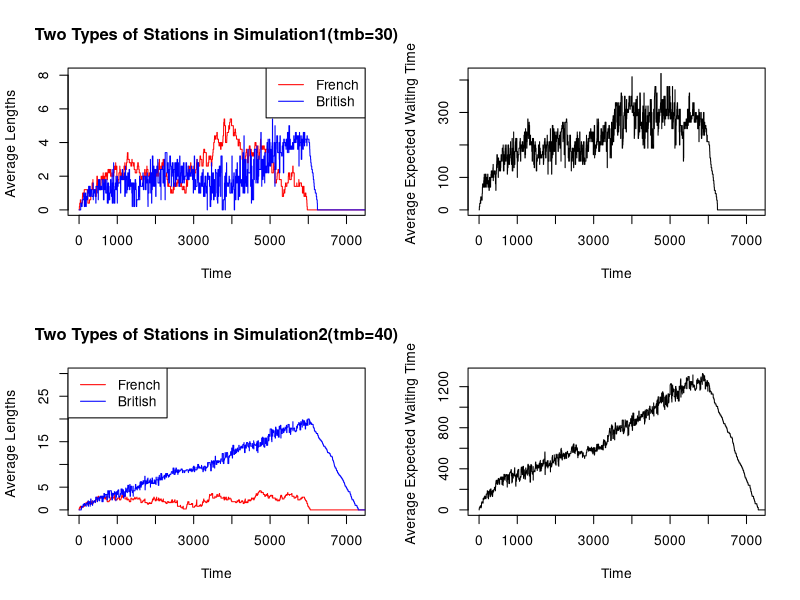

Write the R code that produced this figure. (Note: a time limit stopped this script after it produced the figure.)
start_time <- Sys.time() # 记录开始时间
total_time <- 2 * 60 * 60
closed_time <- total_time - 30 * 60

qsim <- function(mf, mb, a.rate, trb, trf, tmb, tmf, maxb) {
  # Simulate cars
  car_timetable <- sample(c(0, 1), size = total_time, replace = TRUE, prob = c(0.9, 0.1))
  car_timetable[(closed_time + 1):total_time] <- 0 # check-in closes 30 minutes before departure
  arrive_time_f <- which(car_timetable == 1)
  num_car <- length(arrive_time_f)
  
  # ———————————————————————————————————————————————————————————————————————————————
  ### French Part
  # Simulated original data for French stations
  french_time <- runif(n = num_car, min = tmf, max = tmf + trf) ## 把french time随机到每个车上
  
  # Initialization French stations
  waiting_time_f <- rep(0, num_car)
  finish_time_f <- rep(0, num_car)
  station_choice_f <- rep(0, num_car)
  queue_f <- matrix(0, nrow = num_car, ncol = mf)
  stations_record_f <- list(fs1 = NULL, fs2 = NULL, fs3 = NULL, fs4 = NULL, fs5 = NULL)
  
  # French stations
  for (i in 1:num_car) {
    time_point <- arrive_time_f[i]
    queue_index <- which.min(queue_f[i, ])[1]
    station_choice_f[i] <- queue_index
    group <- stations_record_f[[queue_index]]
    group_length <- length(group)
    if (queue_f[i, queue_index] == 0) {
      finish_time_f[i] <- time_point + french_time[i]
    } else if (queue_f[i, queue_index] == 1) {
      waiting_time_f[i] <- group[[group_length]] - time_point
      finish_time_f[i] <- time_point + waiting_time_f[i] + french_time[i]
    } else {
      processing_car <- group[group_length - queue_f[i, queue_index] + 1] - time_point
      waiting_time_f[i] <- processing_car + sum(french_time[(group_length - (queue_f[i, queue_index]) + 2):group_length])
      finish_time_f[i] <- time_point + waiting_time_f[i] + french_time[i]
    }
    stations_record_f[[queue_index]][group_length + 1] <- finish_time_f[i]
    if (i != num_car) {
      for (j in 1:mf) {
        k <- which(station_choice_f == j)
        queue_f[i + 1, j] <- length(k) - sum(finish_time_f[k] < arrive_time_f[i + 1])
      }
    }
  }
  
  # put all the french data into a data frame
  df_french <- as.data.frame(cbind(arrive_time_f, station_choice_f, queue_f, waiting_time_f, french_time, finish_time_f))
  colnames(df_french) <- c("arrive_time_f", "station_choice_f", "qf1", "qf2", "qf3", "qf4", "qf5", "waiting_time_f", "french_time", "finish_time_f")
  
  # ———————————————————————————————————————————————————————————————————————————————
  ### British Part
  # Simulated original data for British stations
  british_time <- runif(n = num_car, min = tmb, max = tmb + trb)
  
  # Initialization British stations
  arrive_time_b <- finish_time_f
  waiting_time_b <- rep(0, num_car)
  finish_time_b <- rep(0, num_car)
  station_choice_b <- rep(0, num_car)
  queue_b <- matrix(0, nrow = num_car, ncol = mf)
  stations_record_b <- list(bs1 = NULL, bs2 = NULL, bs3 = NULL, bs4 = NULL, bs5 = NULL)
  
  # British stations
  for (i in 1:num_car) {
    time_point <- arrive_time_b[i]
    queue_index <- which.min(queue_b[i, ])[1]
    station_choice_b[i] <- queue_index
    group <- stations_record_b[[queue_index]]
    group_length <- length(group)
    if (queue_b[i, queue_index] == 0) {
      finish_time_b[i] <- time_point + british_time[i]
    } else if (queue_b[i, queue_index] == 1) {
      waiting_time_b[i] <- group[[group_length]] - time_point
      finish_time_b[i] <- time_point + waiting_time_b[i] + british_time[i]
    } else {
      processing_car <- group[group_length - queue_b[i, queue_index] + 1] - time_point
      waiting_time_b[i] <- processing_car + sum(british_time[(group_length - (queue_b[i, queue_index]) + 2):group_length])
      finish_time_b[i] <- time_point + waiting_time_b[i] + british_time[i]
    }
    stations_record_b[[queue_index]][group_length + 1] <- finish_time_b[i]
    if (i != num_car) {
      for (j in 1:mb) {
        k <- which(station_choice_b == j)
        queue_b[i + 1, j] <- length(k) - sum(finish_time_b[k] < arrive_time_b[i + 1])
      }
    }
  }

  # put all the british data into a data frame
  df_british <- as.data.frame(cbind(arrive_time_b, station_choice_b, queue_b, waiting_time_b, british_time, finish_time_b))
  colnames(df_british) <- c("arrive_time_b", "station_choice_b", "qb1", "qb2", "qb3", "qb4", "qb5", "waiting_time_b", "british_time", "finish_time_b")
  
  df_french$queue_f_sum <- rowSums(df_french[, c("qf1", "qf2", "qf3", "qf4", "qf5")], na.rm = TRUE)
  df_british$queue_b_sum <- rowSums(df_british[, c("qb1", "qb2", "qb3", "qb4", "qb5")], na.rm = TRUE)
  df_french<-as.data.frame(cbind(df_french$arrive_time_f,df_french$queue_f_sum))
  
  df_british<-as.data.frame(cbind(df_british$arrive_time_b,df_british$queue_b_sum))
  colnames(df_french)<-c("arrive_time_f","queue_f_sum")
  colnames(df_british)<-c("arrive_time_b","queue_b_sum")
  
  last_number_f<-df_french$queue_f_sum[length(df_french$queue_f_sum)]+1
  df_french_new<-matrix(0,last_number_f,2)
  df_french_new[,1] <- sort(head(sort(finish_time_f, decreasing = TRUE), last_number_f),decreasing = FALSE)
  df_french_new[,2] <- seq(last_number_f-1, 0)
  colnames(df_french_new)<-c("arrive_time_f","queue_f_sum")
  df_french<-rbind(df_french,df_french_new)
  
  last_number_b<-df_british$queue_b_sum[length(df_british$queue_b_sum)]+1
  df_british_new_all<-sort(head(sort(finish_time_b, decreasing = TRUE), last_number_b),decreasing = FALSE)
  df_british_new_part<-df_british_new_all[df_british_new_all<=7200]
  df_british_new<-matrix(0,length(df_british_new_part),2)
  df_british_new[,1]<-df_british_new_part
  df_british_new[,2]<-seq(last_number_b-1, last_number_b-length(df_british_new_part))
  colnames(df_british_new)<-c("arrive_time_b","queue_b_sum")
  df_british<-rbind(df_british,df_british_new)
  
  
  df_time <- data.frame(time = 1:total_time)
  df_final <- merge(df_time, df_french, by.x = "time", by.y = "arrive_time_f", all.x = T, all.y = T)
  df_final <- merge(df_final,df_british,by.x = "time", by.y = "arrive_time_b", all.x = T, all.y = T)
  
  # 填充
  reversed_df <- df_final[nrow(df_final):1, ]
  for (col in 1:ncol(reversed_df)) {
    for (row in 2:nrow(reversed_df)) {
      if (is.na(reversed_df[row, col])) {
        reversed_df[row, col] <- reversed_df[row - 1, col]
      }
    }
  }
  reversed_df$queue_f_sum[is.na(reversed_df$queue_f_sum)] <- reversed_df$queue_f_sum[!is.na(reversed_df$queue_f_sum)][1]
  reversed_df$queue_b_sum[is.na(reversed_df$queue_b_sum)] <- reversed_df$queue_b_sum[!is.na(reversed_df$queue_b_sum)][1]
  df_final <- reversed_df[nrow(reversed_df):1, ]
  
  for (i in 1:length(df_final$time)) {
    if (df_final$queue_b_sum[i] > 100) {
      df_final$queue_f_sum[i]<-df_final$queue_f_sum[i]+(df_final$queue_b_sum[i]-100)
      df_final$queue_b_sum[i] <- 100
    }
  }
  # 分别计算French队伍的总长度和平均长度
  df_final$queue_f_ave <- (1 / 5) * df_final$queue_f_sum
  # 分别计算British队伍的总长度和平均长度
  df_final$queue_b_ave <- (1 / 5) * df_final$queue_b_sum
  df_final$expected_time <-df_final$queue_f_ave*((tmf+tmf+trf)/2)+df_final$queue_b_ave*((tmb+tmb+trb)/2)
  result <- list(nf = df_final$queue_f_ave,nb = df_final$queue_b_ave,eq=df_final$expected_time)

  return(result)
}


simulation1<-qsim(5, 5, .1, 40, 40, 30, 30, 20)
end_time <- Sys.time() # 记录结束时间
elapsed_time <- end_time - start_time # 计算代码段运行的时间差
elapsed_time # 输出运行时间
simulation2<-qsim(5, 5, .1, 40, 40, 40, 30, 20)
par(mfrow = c(2, 2))
plot(simulation1$nf, col = "red", type = 'l',xlab = "Time", ylab = "Average Lengths ", main = "Two Types of Stations in Simulation1(tmb=30)",xlim = c(0,7200),ylim = c(0,max(simulation1$nb)*1.5))
lines(simulation1$nb, col = "blue")
legend("topright", legend = c("French", "British"), col = c("red", "blue"), lty = 1)

plot(simulation1$eq,col = 'black',type = 'l',xlab = "Time", ylab = "Average Expected Waiting Time ",xlim = c(0,7200),ylim = c(0,max(simulation1$eq)))

plot(simulation2$nf, col = "red", type = 'l',xlab = "Time", ylab = "Average Lengths ", main = "Two Types of Stations in Simulation2(tmb=40)",xlim = c(0,7200),ylim = c(0,max(simulation2$nb)*1.5))
lines(simulation2$nb, col = "blue")
legend("topleft", legend = c("French", "British"), col = c("red", "blue"), lty = 1)

plot(simulation2$eq,col = 'black',type = 'l',xlab = "Time", ylab = "Average Expected Waiting Time ",xlim = c(0,7200),ylim = c(0,max(simulation2$eq)))


start_time <- Sys.time() # 记录开始时间
missing_number<-c()
for (i in 1:100) {
  simulation_temp<-qsim(5, 5, .1, 40, 40, 30, 30, 20)## when tmb = 50,p=0.95;tmb = 60,p=1
  if(simulation_temp$nb[length(simulation_temp$nb)]>0){
    missing_number[i]<-1
  }else{
    missing_number[i]<-0
  }
}
probability_missing<-sum(missing_number)/100
end_time <- Sys.time() # 记录结束时间
elapsed_time <- end_time - start_time # 计算代码段运行的时间差
elapsed_time # 输出运行时间 macbook pro 2021(m1 pro 32GB/1TB)为1.14分钟，单个simulation 为0.7-0.8秒
